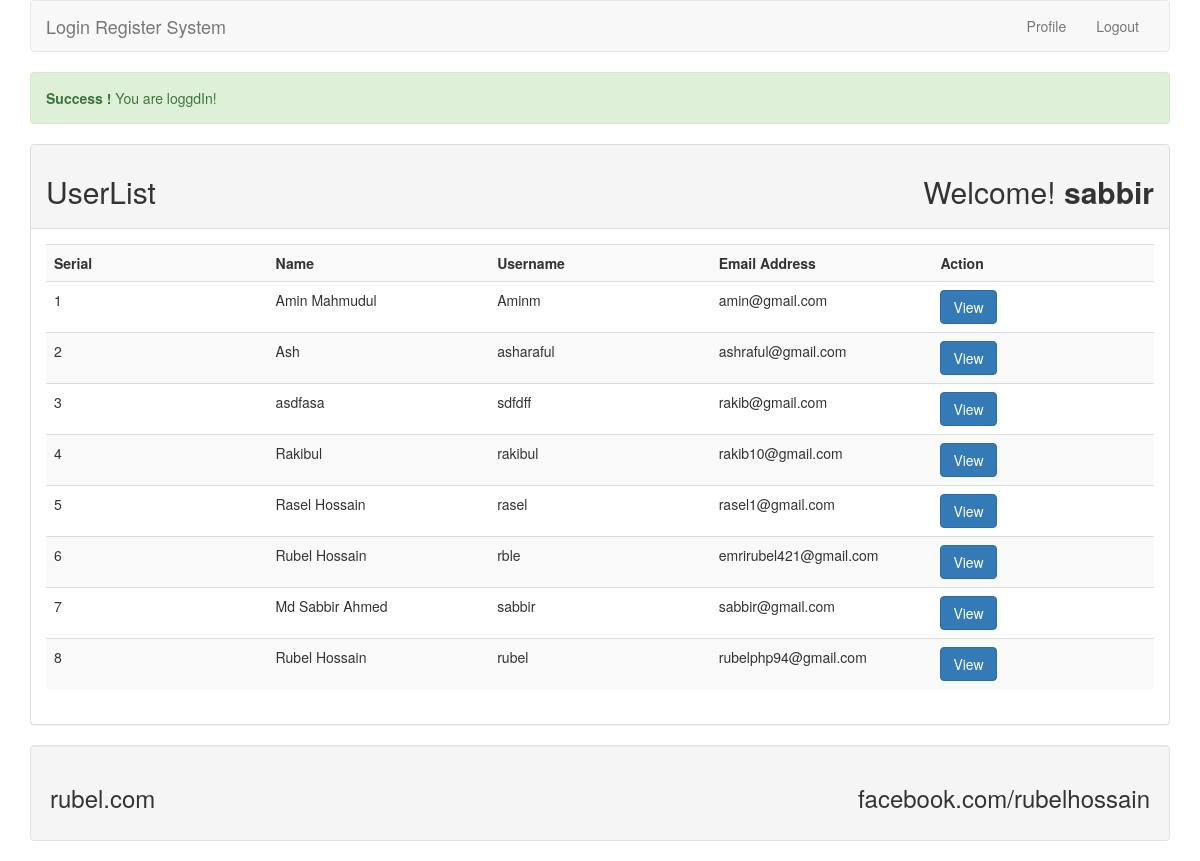
Screenshot of /index.php (signed in) with the database file from the repository.
### tables this page shows
CREATE TABLE `tbl_user` (
  `id` int(11) NOT NULL,
  `name` varchar(230) NOT NULL,
  `username` varchar(230) NOT NULL,
  `email` varchar(230) NOT NULL,
  `password` varchar(230) NOT NULL
);

### lib/Session.php (called while the page is built, shortened)
<?php
class Session
{
	public static function get($key){
		if(isset($_SESSION[$key])){
			return $_SESSION[$key];
		}else{
			return false ;
		}
	}
}
?>

### lib/User.php (called while the page is built, shortened)
<?php
	include_once 'Session.php';
	include 'Database.php';
class User
{
	private $db ;
	function __construct()
	{
		$this->db = new Database() ;
	}
	public function getUserData(){
		$sql = "SELECT * FROM tbl_user ORDER BY id DESC ";
		$query = $this->db->pdo->prepare($sql);
		$query->execute() ;
		$result = $query->fetchAll();
		return $result ;
	}
}
?>

### lib/Database.php (called while the page is built)
<?php
class Database
{
	public $pdo ;
	function __construct()
	{
		$dsn = "mysql:dbname=db_lr;host=localhost";
		$username = "root";
		$pass = "";
		if(!isset($this->pdo)){
			try{
				$link = new PDO($dsn , $username,$pass);
				$this->pdo = $link ;
			}catch(PDOExecption $e){
				echo "Connection failed ".$e->getMessage();
			}
		}
	}
}
?>

### index.php (the view, shortened to what this page needs)
 <?php
 include "lib/User.php";
 include "inc/header.php";
?>
<?php
$loginmsg = Session::get("loginmsg") ;
	if(isset($loginmsg)){
		echo $loginmsg ;
	}
?>
		<div class="panel panel-default">
		<div class="panel-heading">
			<h2>UserList<span class="pull-right">Welcome!
			<strong>
			<?php
			$username = Session::get("username");
			if(isset($username)){
				echo $username;
			}
			?></strong>
		</span></h2>
		</div>
		<div class="panel-body">
			<table class="table table-striped">
				<th width="20%">Serial</th>
				<th width="20%">Name</th>
				<th width="20%">Username</th>
				<th width="20%">Email Address</th>
				<th width="20%">Action</th>
<?php
$user = new User();
$userdata = $user->getUserData();
if($userdata){
	$i = 0 ;
	foreach ($userdata as $data) {
		++$i ;
?>
				<tr>
					<td><?php echo $i ;?></td>
					<td><?php echo $data['name'] ;?></td>
					<td><?php echo $data['username'] ;?></td>
					<td><?php echo $data['email'];?></td>
					<td>
						<a class="btn btn-primary" href="profile.php?id=<?php echo $data['id'] ; ?>">View</a>
					</td>
				</tr>
<?php
	}
}else {
?>
	<tr>
		<td colspan="5"><h2>No User Data Found </h2></td>
	</tr>
<?php
}
?>
			</table>
		</div>
	</div>
<?php
include 'inc/footer.php';
?>

### rows the page displays
tbl_user: name "Amin Mahmudul", username "Aminm", email "amin@gmail.com"
tbl_user: name "Ash", username "asharaful", email "ashraful@gmail.com"
tbl_user: name "asdfasa", username "sdfdff", email "rakib@gmail.com"
tbl_user: name "Rakibul", username "rakibul", email "rakib10@gmail.com"
tbl_user: name "Rasel Hossain", username "rasel", email "rasel1@gmail.com"
tbl_user: name "Rubel Hossain", username "rble", email "emrirubel421@gmail.com"
tbl_user: name "Md Sabbir Ahmed", username "sabbir", email "sabbir@gmail.com"
tbl_user: name "Rubel Hossain", username "rubel", email "rubelphp94@gmail.com"

### other values shown
$loginmsg "Success ! You are loggdIn!"
$username "sabbir"
